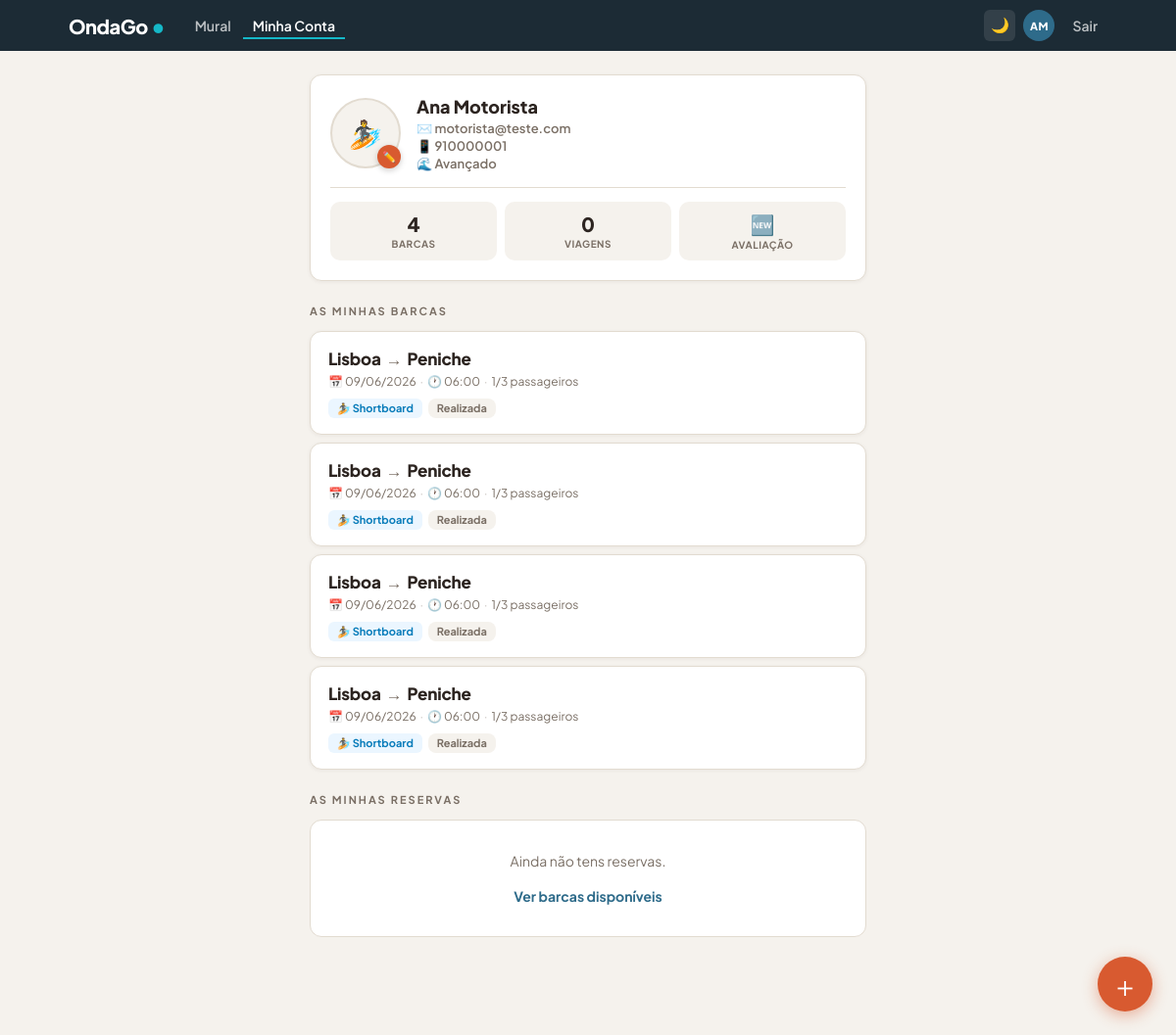
The page /minha_conta (signed in) on the database its author committed.
### models.py (models this page shows, shortened)
class Usuario(UserMixin, db.Model):
    __tablename__ = 'usuarios'
    id         = db.Column(db.Integer, primary_key=True)
    nome       = db.Column(db.String(100), nullable=False)
    email      = db.Column(db.String(150), unique=True, nullable=False)
    telefone   = db.Column(db.String(20), nullable=False)
    nivel      = db.Column(db.String(30), default='Iniciante')
    foto_url   = db.Column(db.String(300), default='')
    senha_hash = db.Column(db.String(256), nullable=False)
    criado_em  = db.Column(db.DateTime, default=datetime.utcnow)
    caronas    = db.relationship('Carona', backref='motorista', lazy=True)
    reservas   = db.relationship('Reserva', backref='passageiro', lazy=True)

class Carona(db.Model):
    __tablename__ = 'caronas'
    id            = db.Column(db.Integer, primary_key=True)
    motorista_id  = db.Column(db.Integer, db.ForeignKey('usuarios.id'), nullable=False)
    ponto_partida = db.Column(db.String(100), nullable=False)
    destino       = db.Column(db.String(100), nullable=False)
    data          = db.Column(db.String(10), nullable=False)
    hora          = db.Column(db.String(5), nullable=False)
    vagas_totais  = db.Column(db.Integer, nullable=False)
    tipo_prancha  = db.Column(db.String(30), default='Qualquer')
    criado_em     = db.Column(db.DateTime, default=datetime.utcnow)
    reservas      = db.relationship('Reserva', backref='carona', lazy=True)
    @property
    def vagas_disponiveis(self):
        return self.vagas_totais - len(self.reservas)
    @property
    def expirada(self):
        try:
            dt = datetime.strptime(f"{self.data} {self.hora}", "%d/%m/%Y %H:%M")
            return datetime.now() > dt
        except:
            return False

### app.py (the view)
@app.route('/minha_conta')
@login_required
def minha_conta():
    minhas_caronas = Carona.query.filter_by(motorista_id=current_user.id).all()
    minhas_reservas = Reserva.query.filter_by(usuario_id=current_user.id).all()
    avaliacoes_feitas = {
        (a.carona_id, a.avaliado_id)
        for a in Avaliacao.query.filter_by(avaliador_id=current_user.id).all()
    }
    return render_template('minha_conta.html', caronas=minhas_caronas, reservas=minhas_reservas,
                           avaliacoes_feitas=avaliacoes_feitas)

### app.py (called while the page is built)
@login_manager.user_loader
def load_user(user_id):
    return Usuario.query.get(int(user_id))

### templates/minha_conta.html (shortened to what this page needs)
{% extends "base.html" %}
{% block content %}
<div class="container">
    <div class="perfil-card">
        <div class="perfil-top">
            <div class="avatar-wrapper">
                <div class="avatar">
                    {% if current_user.foto_url %}
                        <img src="{{ url_for('static', filename='uploads/' + current_user.foto_url) }}" alt="Foto">
                    {% else %}
                        🏄
                    {% endif %}
                </div>
                <form method="POST" action="/editar_perfil" enctype="multipart/form-data" id="form-foto">
                    <button type="button" class="avatar-upload-btn"
                            onclick="document.getElementById('input-foto').click()">✏️</button>
                </form>
            </div>
            <div class="perfil-info">
                <h2>{{ current_user.nome }}</h2>
                <p>✉️ {{ current_user.email }}</p>
                <p>📱 {{ current_user.telefone }}</p>
                <p>🌊 {{ current_user.nivel }}</p>
            </div>
        </div>
        <div class="perfil-stats">
            <div class="stat">
                <div class="stat-valor">{{ caronas|length }}</div>
                <div class="stat-label">Barcas</div>
            </div>
            <div class="stat">
                <div class="stat-valor">{{ reservas|length }}</div>
                <div class="stat-label">Viagens</div>
            </div>
            <div class="stat">
                <div class="stat-valor">🆕</div>
                <div class="stat-label">Avaliação</div>
            </div>
        </div>
    </div>
    <p class="section-title">As minhas barcas</p>
    {% if caronas %}
        {% for c in caronas %}
        <div class="barca-card">
            <div class="card-route">
                {{ c.ponto_partida }}<span class="route-arrow">→</span>{{ c.destino }}
            </div>
            <div class="card-meta">
                📅 {{ c.data }}<span class="meta-sep">·</span>🕐 {{ c.hora }}<span class="meta-sep">·</span>{{ c.vagas_totais - c.vagas_disponiveis }}/{{ c.vagas_totais }} passageiros
            </div>
            <div class="card-bottom">
                <div class="card-tags">
                    <span class="tag-prancha">🏄 {{ c.tipo_prancha }}</span>
                    {% if c.expirada %}
                        <span class="badge-realizada">Realizada</span>
                    {% elif c.lotado %}
                        <span class="badge-lotada">Lotada</span>
                    {% else %}
                        <span class="badge-vagas">{{ c.vagas_disponiveis }} vagas</span>
                    {% endif %}
                </div>
            </div>
        </div>
        {% endfor %}
    {% else %}
        <div class="empty">
            Ainda não publicaste nenhuma barca.<br><br>
            <a href="/nova">+ Publicar a primeira barca</a>
        </div>
    {% endif %}
    <p class="section-title" style="margin-top: 24px;">As minhas reservas</p>
    {% if reservas %}
        {% for r in reservas %}
        <div class="barca-card">
            <div class="card-route">
                {{ r.carona.ponto_partida }}<span class="route-arrow">→</span>{{ r.carona.destino }}
            </div>
            <div class="card-meta">
                📅 {{ r.carona.data }}<span class="meta-sep">·</span>🕐 {{ r.carona.hora }}<span class="meta-sep">·</span>🏄 {{ r.carona.motorista.nome.split()[0] }}
            </div>
            <div class="card-bottom">
                <div class="card-tags">
                    {% if r.carona.expirada %}
                        <span class="badge-realizada">Realizada</span>
                    {% else %}
                        <span class="badge-vagas">Confirmada</span>
                    {% endif %}
                </div>
                {% if not r.carona.expirada %}
                <form method="POST" action="/cancelar_reserva/{{ r.id }}">
                    <button type="submit" class="btn-cancelar"
                        onclick="return confirm('Tens a certeza que queres cancelar?')">
                        ✕ Cancelar
                    </button>
                </form>
                {% endif %}
            </div>
        </div>
        {% endfor %}
    {% else %}
        <div class="empty">
            Ainda não tens reservas.<br><br>
            <a href="/">Ver barcas disponíveis</a>
        </div>
    {% endif %}
</div>
<a href="/nova" class="fab" title="Publicar barca">+</a>
{% endblock %}

### templates/base.html (shortened to what this page needs)
<!DOCTYPE html>
<html lang="pt" data-theme="light">
<head>
</head>
<body>
<nav class="navbar">
    <div class="nav-inner">
        <a href="/" class="nav-logo">OndaGo<span class="logo-dot">•</span></a>
        <div class="nav-links" id="nav-links">
            <a href="/"
               class="nav-link {% if request.endpoint == 'index' %}active{% endif %}">Mural</a>
            {% if current_user.is_authenticated %}
                <a href="/minha_conta"
                   class="nav-link {% if request.endpoint == 'minha_conta' %}active{% endif %}">Minha Conta</a>
            {% endif %}
        </div>
        <div class="nav-right">
            <button class="theme-toggle" id="theme-btn" onclick="toggleTheme()" title="Modo escuro">🌙</button>
            {% if current_user.is_authenticated %}
                <div class="nav-avatar" title="{{ current_user.nome }}">{{ current_user.nome.split()[0][0] }}{% if current_user.nome.split()|length > 1 %}{{ current_user.nome.split()[-1][0] }}{% endif %}</div>
                <a href="/logout" class="nav-link">Sair</a>
            {% else %}
                <a href="/login"
                   class="nav-link {% if request.endpoint == 'login' %}active{% endif %}">Entrar</a>
                <a href="/registro" class="nav-btn">Criar conta</a>
            {% endif %}
        </div>
    </div>
</nav>
{% block content %}{% endblock %}
</body>
</html>

### templates/base.html (style rules this page uses)
:root { --bg: #F5F2ED; --card: #ffffff; --text: #2C2420; --text-muted: #7A6F65; --border: #E2DBD0; --shadow: rgba(44,36,32,0.06); --nav: #1C2B35; --teal: #15B8C8; --hero: #2E6B8A; --green: #0F6E56; --green-light: #E8F4F0; --red: #c62828; --red-light: #fdecea; --orange: #D85A30; }
* { margin: 0; padding: 0; box-sizing: border-box; }
body { font-family: 'Plus Jakarta Sans', sans-serif; background: var(--bg); color: var(--text); transition: background 0.3s, color 0.3s; }
.navbar { background: #1C2B35; height: 52px; width: 100%; position: sticky; top: 0; z-index: 200; }
.nav-inner { max-width: 1100px; margin: 0 auto; height: 100%; padding: 0 20px; display: flex; align-items: center; gap: 20px; }
.nav-logo { font-size: 20px; font-weight: 800; color: #ffffff; text-decoration: none; letter-spacing: -0.5px; flex-shrink: 0; display: flex; align-items: baseline; gap: 3px; }
.logo-dot { color: #15B8C8; font-size: 22px; line-height: 1; }
.nav-links { display: flex; align-items: center; gap: 2px; flex: 1; }
.nav-link { color: rgba(255,255,255,0.7); text-decoration: none; font-size: 14px; font-weight: 600; padding: 5px 10px; border-radius: 6px; transition: color 0.15s; white-space: nowrap; }
.nav-link.active { color: #ffffff; border-bottom: 2px solid #15B8C8; border-radius: 0; padding-bottom: 3px; }
.nav-right { display: flex; align-items: center; gap: 8px; flex-shrink: 0; }
.theme-toggle { background: rgba(255,255,255,0.1); border: none; color: white; width: 32px; height: 32px; border-radius: 6px; cursor: pointer; font-size: 15px; display: flex; align-items: center; justify-content: center; transition: background 0.15s; }
.nav-avatar { width: 32px; height: 32px; border-radius: 50%; background: #2E6B8A; color: #ffffff; font-size: 11px; font-weight: 800; letter-spacing: 0.5px; display: flex; align-items: center; justify-content: center; flex-shrink: 0; text-transform: uppercase; }

### rows shown on the page
Usuario: nome "A", nome "M", nome "Ana Motorista", email "motorista@teste.com", telefone "910000001", nivel "Avançado"
Carona: ponto_partida "Lisboa", destino "Peniche", data "09/06/2026", hora "06:00", c.vagas_totais-c.vagas_disponiveis "1", vagas_totais "3", tipo_prancha "Shortboard", shows "Realizada"
Carona: ponto_partida "Lisboa", destino "Peniche", data "09/06/2026", hora "06:00", c.vagas_totais-c.vagas_disponiveis "1", vagas_totais "3", tipo_prancha "Shortboard", shows "Realizada"
Carona: ponto_partida "Lisboa", destino "Peniche", data "09/06/2026", hora "06:00", c.vagas_totais-c.vagas_disponiveis "1", vagas_totais "3", tipo_prancha "Shortboard", shows "Realizada"
Carona: ponto_partida "Lisboa", destino "Peniche", data "09/06/2026", hora "06:00", c.vagas_totais-c.vagas_disponiveis "1", vagas_totais "3", tipo_prancha "Shortboard", shows "Realizada"

### other values the page prints
{{ caronas|length }} "4"
{{ reservas|length }} "0"
